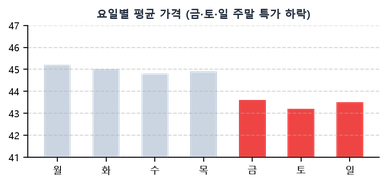
#> input picture 1차프로젝트/eda_chart1_seasonal.png, 388 x 185 px, shrunk from 880 x 420 before the run
$ python render_preview.py
#> lines starting #> are read from the running program, lines starting #| are printed output that depends on the picture
import matplotlib.pyplot as plt
import matplotlib.patches as patches
import os

output_dir = os.path.dirname(os.path.abspath(__file__))
preview_path = os.path.join(output_dir, "eda_slide_preview.png")

fig, ax = plt.subplots(figsize=(16, 9), dpi=180)
ax.set_xlim(0, 16)
ax.set_ylim(0, 9)
ax.axis('off')

# 전체 배경
bg = patches.Rectangle((0, 0), 16, 9, color='#F8FAFC')
ax.add_patch(bg)

# 상단 타이틀 뱃지
badge = patches.Rectangle((0.8, 7.8), 0.7, 0.6, color='#115DCE')
ax.add_patch(badge)
ax.text(1.15, 8.1, '11', color='white', fontsize=18, fontweight='bold', ha='center', va='center', fontfamily='Malgun Gothic')

# 상단 타이틀 텍스트
ax.text(1.7, 8.1, '탐색적 데이터 분석 (EDA) — 시계열 특성 및 모델링 근거 도출', color='#0F172A', fontsize=20, fontweight='bold', va='center', fontfamily='Malgun Gothic')

# 상단 구분선
ax.plot([0.8, 15.2], [7.5, 7.5], color='#CBD5E1', lw=1.5)

# 3개 카드 영역
cards = [
    {
        'x': 0.8, 'w': 4.4, 'num': '01', 'title': '주간 계절성 & 자기상관',
        'badge': 'Lag 7 자기상관 r = 0.9057', 'b_color': '#E11D48',
        'img': os.path.join(output_dir, 'eda_chart1_seasonal.png'),
        'bullets': [
            '• Lag 7에서 0.9057의 강한 자기상관 관측',
            '• 요일별 분석 결과 주말(금~일) 2~4% 특가 집중',
            '• [모델 반영]: 7일 주기 계절성 가중치 적용'
        ]
    },
    {
        'x': 5.6, 'w': 4.4, 'num': '02', 'title': '7일 이동 변동성 탐색',
        'badge': 'Rolling Volatility 분석', 'b_color': '#8B5CF6',
        'is_table': True,
        'bullets': [
            '• 7일 Rolling Std로 단발성 튐 vs 지속 추세 분리',
            '• 정상 변동폭(±1.5%) 초과 급변동 스파이크 감지',
            '• [전처리 반영]: 2.5×IQR 완화 기준 수립 근거'
        ]
    },
    {
        'x': 10.4, 'w': 4.4, 'num': '03', 'title': 'ADF + KPSS 정상성 검정',
        'badge': '1차 차분 후 100% 정상성 확보', 'b_color': '#10B981',
        'img': os.path.join(output_dir, 'eda_chart2_stationarity.png'),
        'bullets': [
            '• 원시 시계열: ADF p=0.8978 (비정상)',
            '• 1차 차분 시계열: ADF p=0.0000 (정상)',
            '• [모델 반영]: Auto-ARIMA d=1 차분 채택'
        ]
    }
]

for c in cards:
    x = c['x']
    w = c['w']
    # 카드 외곽
    c_box = patches.FancyBboxPatch((x, 0.6), w, 6.5, boxstyle="round,pad=0.02,rounding_size=0.15", facecolor='white', edgecolor='#E2E8F0', lw=1.5)
    ax.add_patch(c_box)

    # 카드 상단 헤더
    h_box = patches.Rectangle((x, 6.45), w, 0.65, color='#1E293B')
    ax.add_patch(h_box)
    ax.text(x + 0.2, 6.77, f"{c['num']}  {c['title']}", color='white', fontsize=12.5, fontweight='bold', va='center', fontfamily='Malgun Gothic')

    # 뱃지
    b_tag = patches.FancyBboxPatch((x + 0.2, 5.85), w - 0.4, 0.45, boxstyle="round,pad=0.02,rounding_size=0.08", facecolor='#F1F5F9', edgecolor=c['b_color'], lw=1.2)
    ax.add_patch(b_tag)
    ax.text(x + w/2, 6.07, f"★ {c['badge']}", color=c['b_color'], fontsize=10.5, fontweight='bold', ha='center', va='center', fontfamily='Malgun Gothic')

    # 중간 비주얼 (이미지 또는 표)
    if 'img' in c and os.path.exists(c['img']):
        img_arr = plt.imread(c['img'])
#> img_arr is the input picture: shape (185, 388, 4) float32; mean R, G, B, A 0.225, 0.187, 0.197, 0.22
        ax.imshow(img_arr, extent=[x + 0.2, x + w - 0.2, 3.7, 5.7], aspect='auto', zorder=5)
    elif c.get('is_table'):
        t_box = patches.Rectangle((x + 0.2, 3.8), w - 0.4, 1.8, facecolor='#F8FAFC', edgecolor='#CBD5E1', lw=1)
        ax.add_patch(t_box)
        ax.text(x + 0.4, 5.2, '구분', fontsize=10, fontweight='bold', color='#475569', fontfamily='Malgun Gothic')
        ax.text(x + w - 0.4, 5.2, '수치 / 진단 결과', fontsize=10, fontweight='bold', color='#475569', ha='right', fontfamily='Malgun Gothic')
        ax.plot([x + 0.3, x + w - 0.3], [4.9, 4.9], color='#CBD5E1', lw=0.8)

        ax.text(x + 0.4, 4.5, '평균 수집 간격', fontsize=9.5, color='#334155', fontfamily='Malgun Gothic')
        ax.text(x + w - 0.4, 4.5, '1.9일 (불규칙)', fontsize=9.5, fontweight='bold', color='#115DCE', ha='right', fontfamily='Malgun Gothic')

        ax.text(x + 0.4, 4.05, '최대 수집 공백', fontsize=9.5, color='#334155', fontfamily='Malgun Gothic')
        ax.text(x + w - 0.4, 4.05, '3.9일 (3일 보간 필요)', fontsize=9.5, fontweight='bold', color='#E11D48', ha='right', fontfamily='Malgun Gothic')

    # 하단 텍스트
    y_text = 3.2
    for b in c['bullets']:
        is_highlight = '[모델 반영]' in b or '[전처리 반영]' in b
        b_color = '#115DCE' if is_highlight else '#475569'
        weight = 'bold' if is_highlight else 'normal'
        ax.text(x + 0.2, y_text, b, color=b_color, fontsize=10, fontweight=weight, fontfamily='Malgun Gothic')
        y_text -= 0.65

plt.savefig(preview_path, dpi=180, bbox_inches='tight')
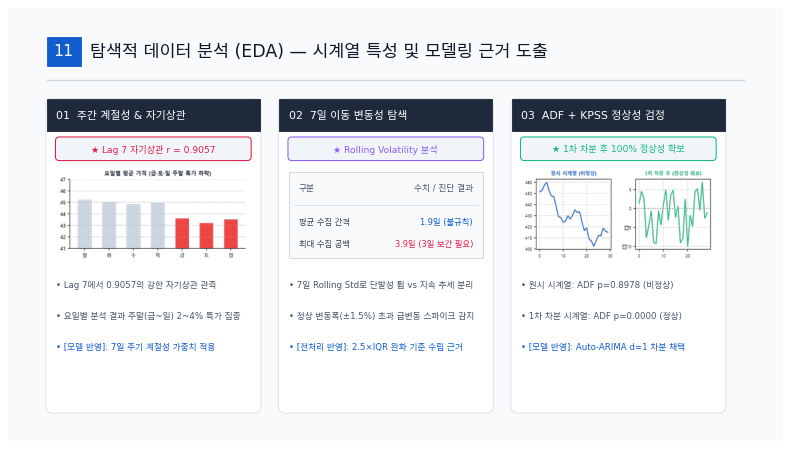
#> figure drawn by matplotlib, 1 panel
plt.close()
print("Preview generated at:", preview_path)
